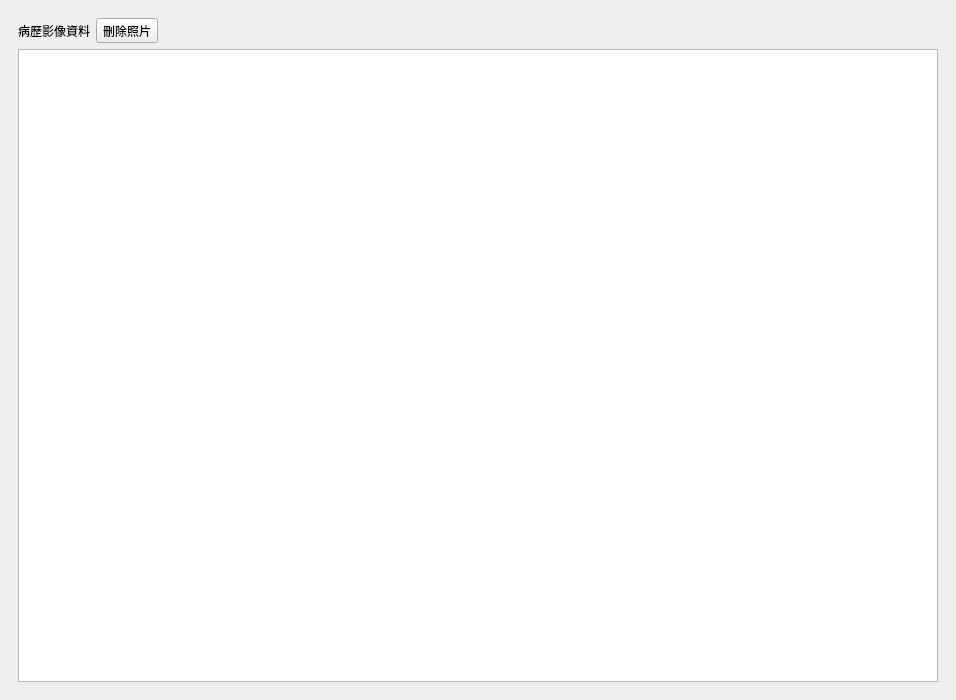
<?xml version="1.0" encoding="UTF-8"?>
<ui version="4.0">
 <class>MainWindow</class>
 <widget class="QMainWindow" name="MainWindow">
  <property name="geometry">
   <rect>
    <x>0</x>
    <y>0</y>
    <width>956</width>
    <height>700</height>
   </rect>
  </property>
  <property name="windowTitle">
   <string>MainWindow</string>
  </property>
  <widget class="QWidget" name="centralwidget">
   <layout class="QVBoxLayout" name="verticalLayout_3">
    <item>
     <layout class="QVBoxLayout" name="verticalLayout">
      <property name="leftMargin">
       <number>9</number>
      </property>
      <property name="topMargin">
       <number>9</number>
      </property>
      <property name="rightMargin">
       <number>9</number>
      </property>
      <property name="bottomMargin">
       <number>9</number>
      </property>
      <item>
       <layout class="QHBoxLayout" name="horizontalLayout">
        <item>
         <widget class="QLabel" name="label_heading">
          <property name="text">
           <string>病歷影像資料</string>
          </property>
         </widget>
        </item>
        <item>
         <widget class="QToolButton" name="toolButton_remove_image">
          <property name="text">
           <string>刪除照片</string>
          </property>
          <property name="icon">
           <iconset>
            <normaloff>../icons/gtk-remove.svg</normaloff>../icons/gtk-remove.svg</iconset>
          </property>
         </widget>
        </item>
        <item>
         <spacer name="horizontalSpacer">
          <property name="orientation">
           <enum>Qt::Horizontal</enum>
          </property>
          <property name="sizeHint" stdset="0">
           <size>
            <width>40</width>
            <height>20</height>
           </size>
          </property>
         </spacer>
        </item>
       </layout>
      </item>
      <item>
       <widget class="QTableWidget" name="tableWidget_image_history">
        <attribute name="horizontalHeaderVisible">
         <bool>false</bool>
        </attribute>
        <attribute name="verticalHeaderVisible">
         <bool>false</bool>
        </attribute>
        <column>
         <property name="text">
          <string>New Column</string>
         </property>
        </column>
        <column>
         <property name="text">
          <string>New Column</string>
         </property>
        </column>
        <column>
         <property name="text">
          <string>New Column</string>
         </property>
        </column>
        <column>
         <property name="text">
          <string>New Column</string>
         </property>
        </column>
        <column>
         <property name="text">
          <string>New Column</string>
         </property>
        </column>
       </widget>
      </item>
     </layout>
    </item>
   </layout>
  </widget>
 </widget>
 <resources/>
 <connections/>
</ui>
